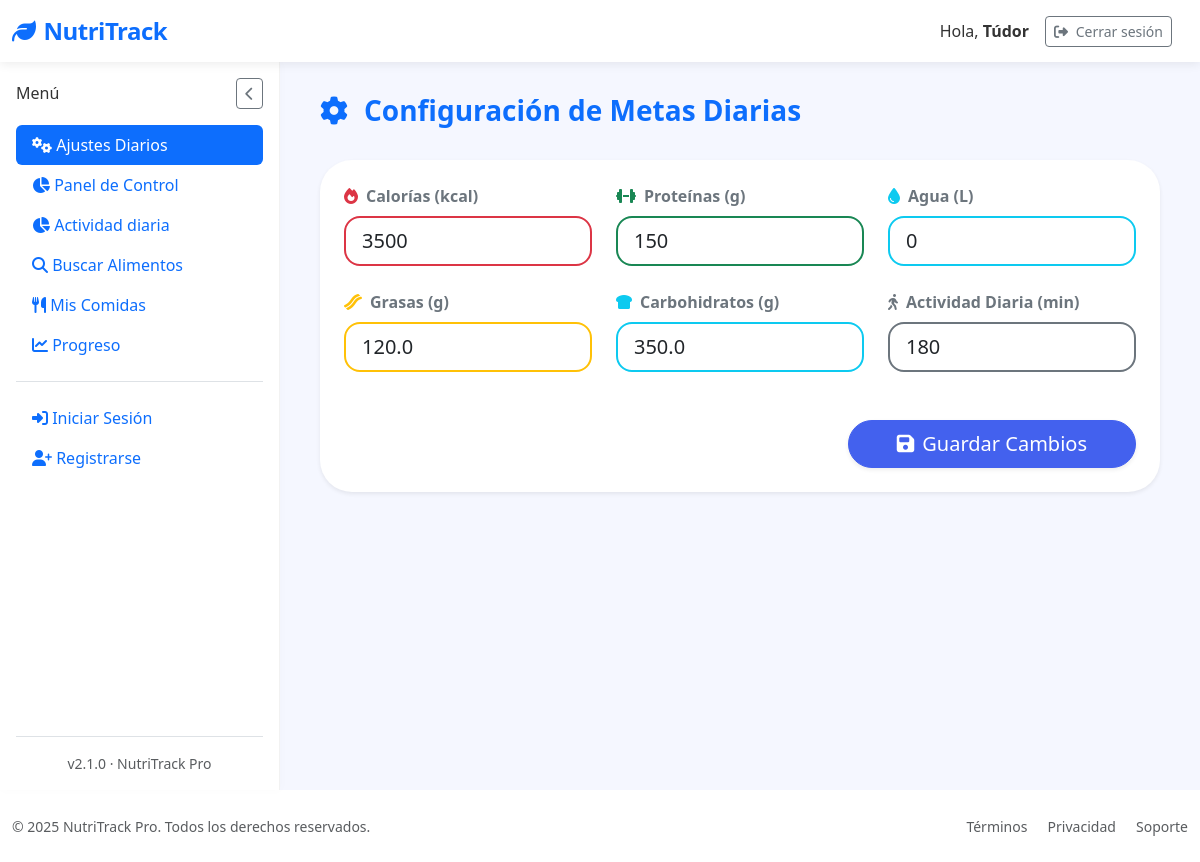
The page /settings (signed in) on the database its author committed.
### tables this page shows
CREATE TABLE "loggin" (
	"id"	INTEGER,
	"username"	TEXT NOT NULL,
	"password"	TEXT,
	"email"	TEXT, google_id TEXT,
	PRIMARY KEY("id" AUTOINCREMENT)
);

CREATE TABLE "user_goals" (
	"user_id"	INTEGER,
	"daily_calories"	INTEGER DEFAULT 2000,
	"daily_proteins"	INTEGER DEFAULT 50,
	"daily_water"	INTEGER DEFAULT 2,
	"daily_activity"	INTEGER, calories_consumed REAL DEFAULT 0, proteins_consumed REAL DEFAULT 0, fats_consumed REAL DEFAULT 0, carbs_consumed REAL DEFAULT 0, created_at TEXT, updated_at TEXT, water_consumed REAL DEFAULT 0, daily_fats REAL DEFAULT 60, daily_carbs REAL DEFAULT 60,
	PRIMARY KEY("user_id"),
	FOREIGN KEY("user_id") REFERENCES "loggin"("id")
);

### app/controllers/SettingsController.py (the view, shortened to what this page needs)
@app.route('/settings', methods=['GET', 'POST'])
@login_required
def settings():
    with get_db_cursor() as cur:
        cur.execute("SELECT * FROM user_goals WHERE user_id = ?", (current_user.id,))
        goals = cur.fetchone() or {
            'daily_calories': 2500,
            'daily_proteins': 100,
            'daily_water': 2.5,
            'daily_fats': 90,
            'daily_carbs': 300,
            'daily_activity': 60,
            'water_consumed': 0
        }
        if not isinstance(goals, dict):
            goals = dict(goals)
    return render_template('Dashboard/settings.html', goals=goals)

### app/__init__.py (called while the page is built)
@login_manager.user_loader
def load_user(user_id):
    return User.get_by_id(user_id)

### app/conexion.py (called while the page is built)
@contextmanager
def get_db_connection():
    conn = sqlite3.connect(DATABASE)
    conn.row_factory = sqlite3.Row  # Esto permite acceso como diccionario
    try:
        yield conn
    finally:
        conn.close()

@contextmanager
def get_db_cursor():
    with get_db_connection() as conn:
        cursor = conn.cursor()
        try:
            yield cursor
            conn.commit()
        except:
            conn.rollback()
            raise

### app/models/LoginGoogleModel.py (called while the page is built)
    @staticmethod
    def get_by_id(user_id):
        with get_db_cursor() as cur:
            cur.execute("SELECT * FROM loggin WHERE id = ?", (user_id,))
            user = cur.fetchone()
            if user:
                return User(
                    id=user['id'],
                    username=user['username'],
                    email=user['email'] if 'email' in user.keys() else None,
                    google_id=user['google_id'] if 'google_id' in user.keys() else None
                )
        return None

### app/templates/Dashboard/settings.html (shortened to what this page needs)
{% extends "base.html" %}
{% block section %}
<div class="d-flex justify-content-between align-items-center mb-4">
  <h1 class="fs-3 fw-bold text-primary">
    <i class="fas fa-cog me-3"></i>Configuración de Metas Diarias
  </h1>
</div>
<div class="card shadow-sm border-0 rounded-5 p-4">
  <form method="POST" novalidate>
    <div class="row g-4">
      <div class="col-12 col-md-6 col-lg-4">
        <label for="daily_calories" class="form-label fw-semibold text-secondary">
          <i class="fas fa-fire me-2 text-danger"></i>Calorías (kcal)
        </label>
        <input
          type="number"
          id="daily_calories"
          name="daily_calories"
          class="form-control form-control-lg rounded-4 border-2 border-danger"
          placeholder="2000"
          value="{{ goals.daily_calories|default('') }}"
          min="0"
          required
        >
      </div>
      <div class="col-12 col-md-6 col-lg-4">
        <label for="daily_proteins" class="form-label fw-semibold text-secondary">
          <i class="fas fa-dumbbell me-2 text-success"></i>Proteínas (g)
        </label>
        <input
          type="number"
          id="daily_proteins"
          name="daily_proteins"
          class="form-control form-control-lg rounded-4 border-2 border-success"
          placeholder="150"
          value="{{ goals.daily_proteins|default('') }}"
          min="0"
          required
        >
      </div>
      <div class="col-12 col-md-6 col-lg-4">
        <label for="daily_water" class="form-label fw-semibold text-secondary">
          <i class="fas fa-tint me-2 text-info"></i>Agua (L)
        </label>
        <input
          type="number"
          id="daily_water"
          name="daily_water"
          class="form-control form-control-lg rounded-4 border-2 border-info"
          placeholder="2.5"
          step="0.1"
          value="{{ goals.daily_water|default('') }}"
          min="0"
          required
        >
      </div>
      <div class="col-12 col-md-6 col-lg-4">
        <label for="daily_fats" class="form-label fw-semibold text-secondary">
          <i class="fas fa-bacon me-2 text-warning"></i>Grasas (g)
        </label>
        <input
          type="number"
          id="daily_fats"
          name="daily_fats"
          class="form-control form-control-lg rounded-4 border-2 border-warning"
          placeholder="60"
          value="{{ goals.daily_fats|default('') }}"
          min="0"
          required
        >
      </div>
      <div class="col-12 col-md-6 col-lg-4">
        <label for="daily_carbs" class="form-label fw-semibold text-secondary">
          <i class="fas fa-bread-slice me-2 text-info"></i>Carbohidratos (g)
        </label>
        <input
          type="number"
          id="daily_carbs"
          name="daily_carbs"
          class="form-control form-control-lg rounded-4 border-2 border-info"
          placeholder="250"
          value="{{ goals.daily_carbs|default('') }}"
          min="0"
          required
        >
      </div>
      <div class="col-12 col-md-6 col-lg-4">
        <label for="daily_activity" class="form-label fw-semibold text-secondary">
          <i class="fas fa-walking me-2 text-secondary"></i>Actividad Diaria (min)
        </label>
        <input
          type="number"
          id="daily_activity"
          name="daily_activity"
          class="form-control form-control-lg rounded-4 border-2 border-secondary"
          placeholder="30"
          value="{{ goals.daily_activity|default('') }}"
          min="0"
          required
        >
      </div>
    </div>
    <div class="mt-5 text-end">
      <button type="submit" class="btn btn-primary btn-lg rounded-5 px-5 shadow-sm">
        <i class="fas fa-save me-2"></i>Guardar Cambios
      </button>
    </div>
  </form>
</div>
{% endblock %}

### app/templates/base.html (shortened to what this page needs)
<!DOCTYPE html>
<html lang="es" data-bs-theme="light">
<head>
    <link href="https://cdn.jsdelivr.net/npm/bootstrap@5.3.2/dist/css/bootstrap.min.css" rel="stylesheet">
    <link rel="stylesheet" href="https://cdn.jsdelivr.net/npm/bootstrap-icons@1.11.1/font/bootstrap-icons.css">
    <link rel="stylesheet" href="https://cdnjs.cloudflare.com/ajax/libs/font-awesome/6.5.2/css/all.min.css" />
    <link href="https://cdn.jsdelivr.net/npm/sweetalert2@11/dist/sweetalert2.min.css" rel="stylesheet">
    <link rel="stylesheet" href="{{ url_for('static', filename='styles/Stylebase.css') }}">
</head>
<body>
    <nav class="navbar navbar-expand-lg navbar-light bg-white">
        <div class="container-fluid">
            <a class="navbar-brand text-primary" href="{{ url_for('logout') }}">
                <i class="fas fa-leaf me-2"></i>NutriTrack
            </a>
            <div class="d-flex align-items-center ms-auto">
                <span class="me-3 d-none d-md-inline">Hola, <strong>{{ current_user.username }}</strong></span>
                <a href="{{ url_for('logout') }}"
                   class="btn btn-outline-secondary btn-sm me-3"
                   onclick="return confirmLogout(event)">
                    <i class="fas fa-sign-out-alt me-1"></i> Cerrar sesión
                </a>
            </div>
        </div>
    </nav>
    <div class="container-fluid flex-grow-1">
        <div class="row h-100 g-0">
            <nav class="sidebar d-flex flex-column p-3" id="sidebar">
                <div class="d-flex justify-content-between align-items-center mb-3">
                    <h6 class="sidebar-title mb-0">Menú</h6>
                    <button id="closeSidebarBtn" class="btn btn-sm btn-outline-secondary d-lg-block">
                        <i class="fas fa-chevron-left"></i>
                    </button>
                </div>
                <ul class="nav nav-pills flex-column mb-auto">
                    <li>
                        <a href="{{ url_for('settings') }}" class="nav-link {% if request.path == url_for('settings') %}active{% endif %}">
                            <i class="fas fa-cogs"></i> Ajustes Diarios
                        </a>
                    </li>
                    <li class="nav-item">
                        <a href="{{ url_for('dashboard') }}" class="nav-link {% if request.path == url_for('dashboard') %}active{% endif %}">
                            <i class="fas fa-chart-pie"></i> Panel de Control
                        </a>
                    </li>
                    <li class="nav-item">
                        <a href="{{ url_for('activity') }}" class="nav-link {% if request.path == url_for('activity') %}active{% endif %}">
                            <i class="fas fa-chart-pie"></i> Actividad diaria
                        </a>
                    </li>
                    <li>
                        <a href="{{ url_for('search_food') }}" class="nav-link {% if request.path == url_for('search_food') %}active{% endif %}">
                            <i class="fas fa-search"></i> Buscar Alimentos
                        </a>
                    </li>
                    <li>
                        <a href="{{ url_for('mis_comidas') }}" class="nav-link {% if request.path == url_for('mis_comidas') %}active{% endif %}">
                            <i class="fas fa-utensils"></i> Mis Comidas
                        </a>
                    </li>
                    <li>
                        <a href="{{ url_for('progreso') }}" class="nav-link {% if request.path == url_for('progreso') %}active{% endif %}">
                            <i class="fas fa-chart-line"></i> Progreso
                        </a>
                    </li>
                    <li class="pt-3 mt-3 border-top">
                        {% if session.username %}
                        <a href="{{ url_for('logout') }}" class="nav-link">
                            <i class="fas fa-sign-out-alt"></i> Cerrar Sesión
                        </a>
                        {% else %}
                        <a href="{{ url_for('login') }}" class="nav-link">
                            <i class="fas fa-sign-in-alt"></i> Iniciar Sesión
                        </a>
                        <a href="{{ url_for('register') }}" class="nav-link">
                            <i class="fas fa-user-plus"></i> Registrarse
                        </a>
                        {% endif %}
                    </li>
                </ul>
                <div class="mt-auto pt-3 border-top">
                    <div class="text-center small text-muted">
                        v2.1.0 · NutriTrack Pro
                    </div>
                </div>
            </nav>
            <main class="main-content" id="mainContent">
                {% block section %}{% endblock %}
            </main>
        </div>
    </div>
    <footer class="bg-white py-4 mt-auto">
        <div class="container-fluid">
            <div class="row align-items-center">
                <div class="col-md-6 text-center text-md-start">
                    <p class="mb-0 small text-muted">&copy; 2025 NutriTrack Pro. Todos los derechos reservados.</p>
                </div>
                <div class="col-md-6 text-center text-md-end">
                    <a href="#" class="text-decoration-none small text-muted me-3">Términos</a>
                    <a href="#" class="text-decoration-none small text-muted me-3">Privacidad</a>
                    <a href="#" class="text-decoration-none small text-muted">Soporte</a>
                </div>
            </div>
        </div>
    </footer>
</body>
</html>

### app/static/styles/StyleBase.css (style rules this page uses)
:root { --primary-color: #4361ee; --secondary-color: #3f37c9; --accent-color: #4cc9f0; --dark-color: #1a1a2e; --light-color: #f8f9fa; --success-color: #4bb543; }
body { font-family: 'Segoe UI', system-ui, -apple-system, sans-serif; background-color: #f5f7ff; color: #333; min-height: 100vh; display: flex; flex-direction: column; overflow-x: hidden; }
.navbar-brand { font-weight: 700; font-size: 1.5rem; letter-spacing: -0.5px; }
.navbar { box-shadow: 0 2px 10px rgba(0, 0, 0, 0.08); background: white !important; position: relative; z-index: 1100; }
.container-fluid.flex-grow-1 { display: flex; flex-direction: column; min-height: calc(100vh - 72px - 70px); padding-left: 0; padding-right: 0; }
.row.h-100 { display: flex; flex-grow: 1; flex-wrap: nowrap; margin-left: 0; margin-right: 0; width: 100%; }
.sidebar { width: 280px; background: white; position: sticky; top: 72px; border-right: 1px solid rgba(0, 0, 0, 0.05); box-shadow: 1px 0 10px rgba(0, 0, 0, 0.02); transition: all 0.3s ease; z-index: 100; display: flex; flex-direction: column; flex-shrink: 0; height: calc(100vh - 72px); padding: 1rem; }
.main-content { flex-grow: 1; flex-basis: 0; padding: 2rem 2.5rem; background-color: #f5f7ff; overflow-y: auto; }
.card { border: none; border-radius: 12px; box-shadow: 0 4px 12px rgba(0, 0, 0, 0.05); transition: transform 0.2s ease, box-shadow 0.2s ease; }
.btn-primary { background-color: var(--primary-color); border-color: var(--primary-color); font-weight: 500; padding: 8px 20px; border-radius: 8px; }

### app/templates/Dashboard/settings.html (style rules this page uses)
input.form-control-lg { transition: border-color 0.3s ease; }

### rows shown on the page
loggin: username "Túdor"
user_goals: daily_calories "3500", daily_proteins "150", daily_water "0", daily_fats "120.0", daily_carbs "350.0", daily_activity "180"
